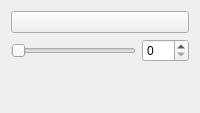
         <widget class="QWidget" name="tab_background">
          <attribute name="title">
           <string>Background</string>
          </attribute>
          <layout class="QGridLayout" name="gridLayout_5">
           <item row="2" column="0">
            <spacer name="verticalSpacer_3">
             <property name="orientation">
              <enum>Qt::Vertical</enum>
             </property>
             <property name="sizeHint" stdset="0">
              <size>
               <width>20</width>
               <height>40</height>
              </size>
             </property>
            </spacer>
           </item>
           <item row="1" column="0">
            <widget class="QSlider" name="bgAlphaSlider">
             <property name="orientation">
              <enum>Qt::Horizontal</enum>
             </property>
            </widget>
           </item>
           <item row="1" column="1">
            <widget class="QSpinBox" name="backgroundAlpha">
             <property name="maximum">
              <number>256</number>
             </property>
            </widget>
           </item>
           <item row="0" column="0" colspan="2">
            <widget class="KColorButton" name="backgroundColor">
             <property name="sizePolicy">
              <sizepolicy hsizetype="Minimum" vsizetype="Preferred">
               <horstretch>0</horstretch>
               <verstretch>0</verstretch>
              </sizepolicy>
             </property>
             <property name="color" stdset="0">
              <color>
               <red>0</red>
               <green>0</green>
               <blue>0</blue>
              </color>
             </property>
             <property name="defaultColor" stdset="0">
              <color>
               <red>0</red>
               <green>0</green>
               <blue>0</blue>
              </color>
             </property>
            </widget>
           </item>
          </layout>
         </widget>
